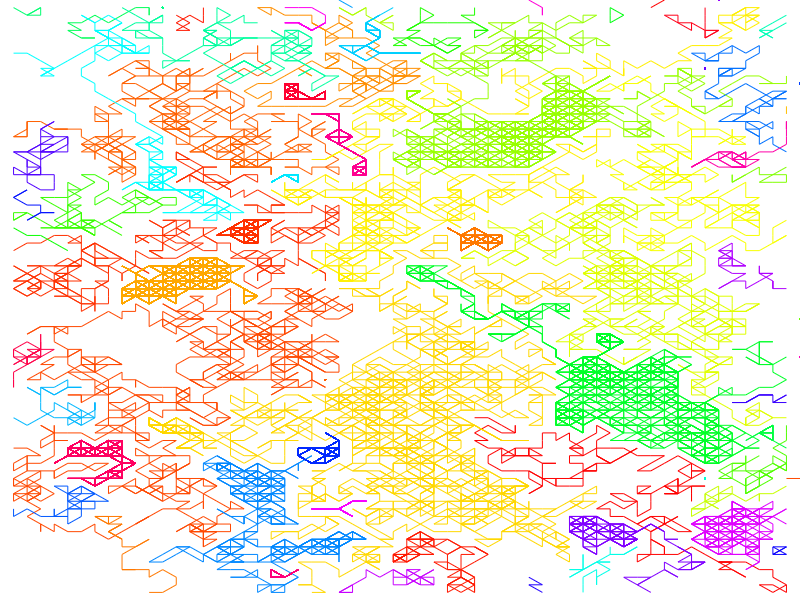

MATLAB code to generate this figure:
% Allow user to input size of image, color map, directory to save image
close all
clearvars

prompt = {'Enter size of image (x, y):',...
    'Enter colormap name (See https://www.mathworks.com/help/matlab/ref/colormap.html for list):',...
    'Path of directory to save image:'};
dlgtitle = 'Required Inputs';
dims = [1 67];
definput = {'80, 60','hsv','~/Desktop/'};
answer = inputdlg(prompt,dlgtitle,dims,definput);

axis_dim=flip(str2num(answer{1}));
color_map=answer{2};
cm=colormap(color_map);
dir=answer{3};

clearvars dlgtitle dims definput prompt answer


% Begin random walk
% Walkers will start away from an edge and will stop once they reach an
%   edge. They will also not be allowed to walk on a location that has
%   previously been walked by a different walker.

area_of_image=axis_dim(1)*axis_dim(2);
max_steps=area_of_image;
max_walkers=ceil(sqrt(area_of_image));
walker=1;
temp=1;
cm_num=1;
if max_walkers < length(cm)
    cm_scale=length(cm)/max_walkers;
else
    cm_scale=1;
end
step=[[-1 -1];[0 -1];[1 -1];[-1 0];[0 0];[1 0];[-1 1];[0 1];[1 1]];


% Add two to each dimension for ease in calculation. True walking region is
%   centered in the matrix (i.e., one extra column and row at both ends).
walker_matrix=zeros(axis_dim+2);
for i=1:max_walkers
    % Each walker must start away from the edge at a location not having
    %   already been walked
    start=[ceil(rand*(axis_dim(1)-3))+3,ceil(rand*(axis_dim(2)-3))+3];
    while walker_matrix(start(1),start(2)) ~= 0
        start=[ceil(rand*(axis_dim(1)-3))+3,ceil(rand*(axis_dim(2)-3))+3];
    end
    current_loc=start;
    walking_path=current_loc;
    
    % Walker will now walk till they can take no more steps or reach an
    %   edge
    for j=1:max_steps
        
        % Select neighboring locations that the walker can travel to speed
        %   up process. Also do not allow walker to stand still.
        neighbor_loc=find(walker_matrix(current_loc(1)-1:current_loc(1)+1,current_loc(2)-1:current_loc(2)+1) == 0);
        neighbor_loc=neighbor_loc(neighbor_loc ~= 5);
        
        if isempty(neighbor_loc) 
            break
        end
        
        % Pick one of the open neighboring cells to step to.
        step_loc=ceil(rand*length(neighbor_loc));
        new_loc=current_loc+step(neighbor_loc(step_loc),:);
        
        % Stop the walker if they exit the walking region
        if new_loc(1) < 2 || new_loc(2) < 2 || new_loc(1) > axis_dim(1)-1 || new_loc(2) > axis_dim(2)-1
            break
        end
        
%         % If the walker steps onto a previously walked space by a different
%         %   walker, then try stepping somewhere else.
%         while walker_matrix(new_loc(1),new_loc(2)) ~= 0
%             step_loc=ceil(rand*length(neighbor_loc));
%             new_loc=current_loc+step(neighbor_loc(step_loc),:);
%             if new_loc(1) < 1 || new_loc(2) < 1 || new_loc(1) > axis_dim(1) || new_loc(2) > axis_dim(2)
%                 break
%             end
%         end
%         if new_loc(1) < 1 || new_loc(2) < 1 || new_loc(1) > axis_dim(1) || new_loc(2) > axis_dim(2)
%             break
%         end
        current_loc=new_loc;
        walking_path=[walking_path;current_loc];
    end
    
    for j=1:size(walking_path,1)
        walker_matrix(walking_path(j,1),walking_path(j,2))=walker;
    end
    
    % Plot the walked path
    hold on
    plot(walking_path(:,1),walking_path(:,2),'Color',cm(ceil(cm_num*cm_scale),:))
    cm_num=cm_num+1;
    if mod(i,length(cm)) == 0
        cm_num=1;
    end
    
    walker=walker+1;
    clearvars walking_path
end

% Clean up figure layout for saving
set(gca,'XColor', 'none','YColor','none','Position',[0 0 1 1],'Xlim',[1 axis_dim(1)],'Ylim',[1 axis_dim(2)])
%set(gcf, 'Position',  [100, 100, 2000, 1500])
saveas(gcf,[dir,'Random_walk_art.png'])
